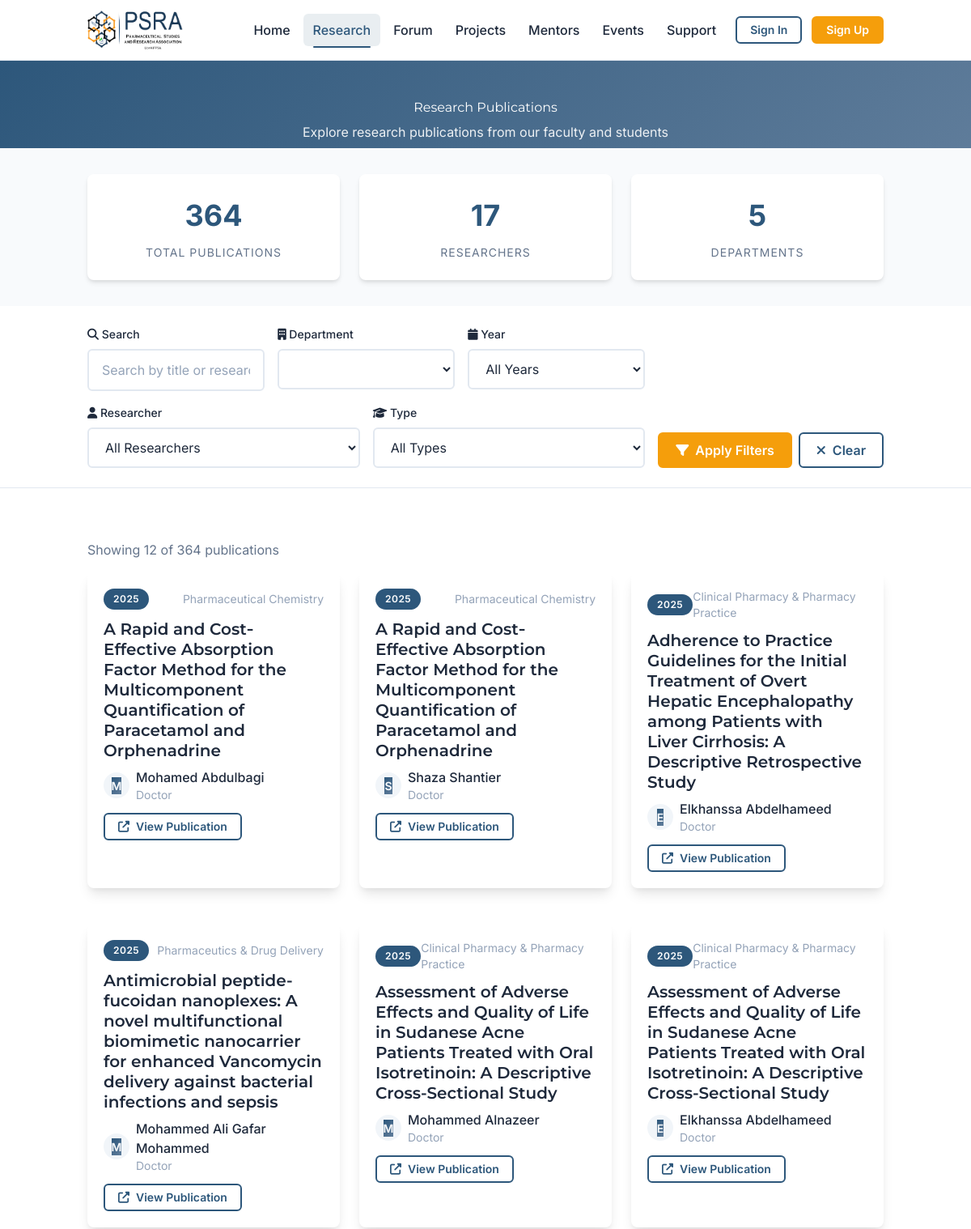
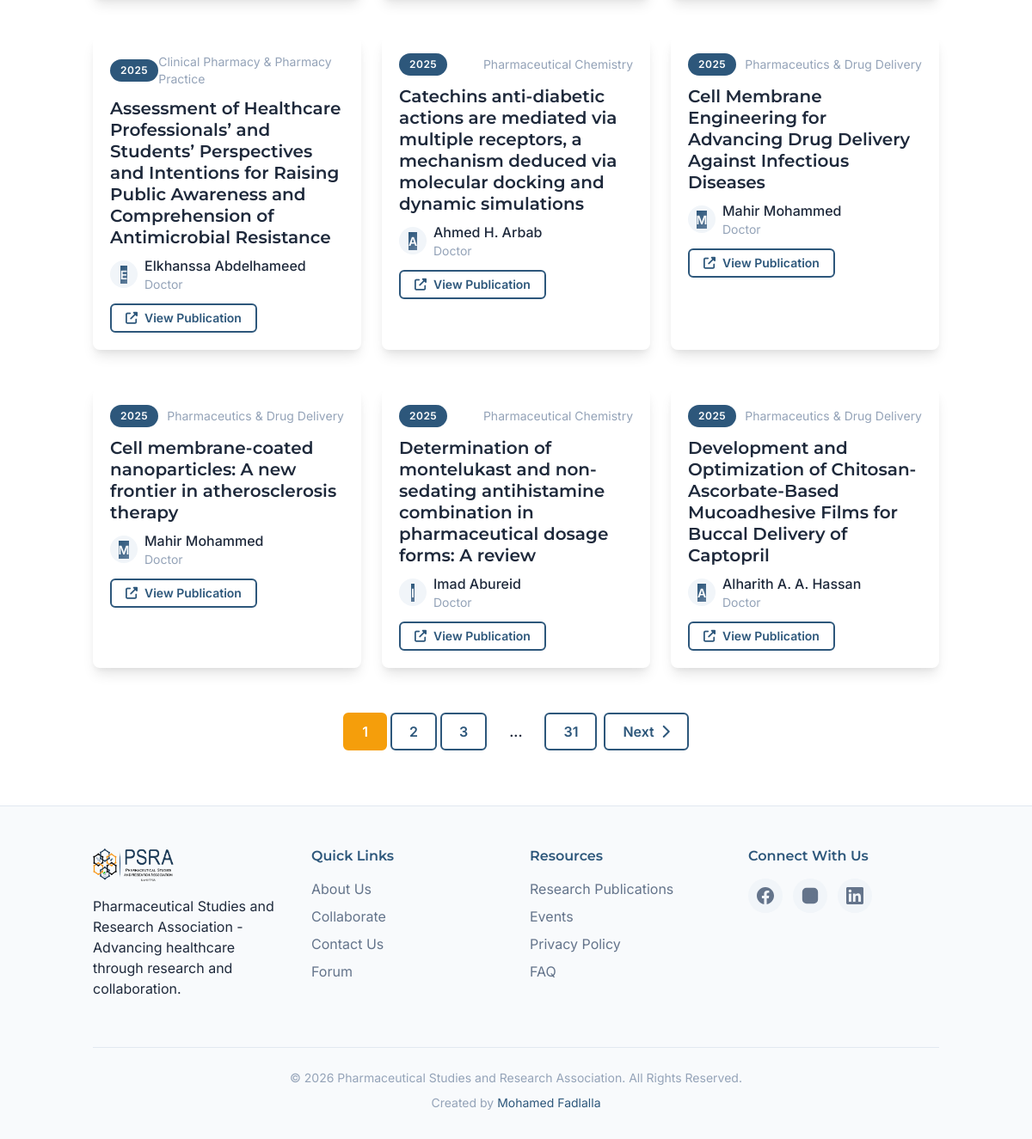
Page /research on the earlier database version (2 pictures, top to bottom).
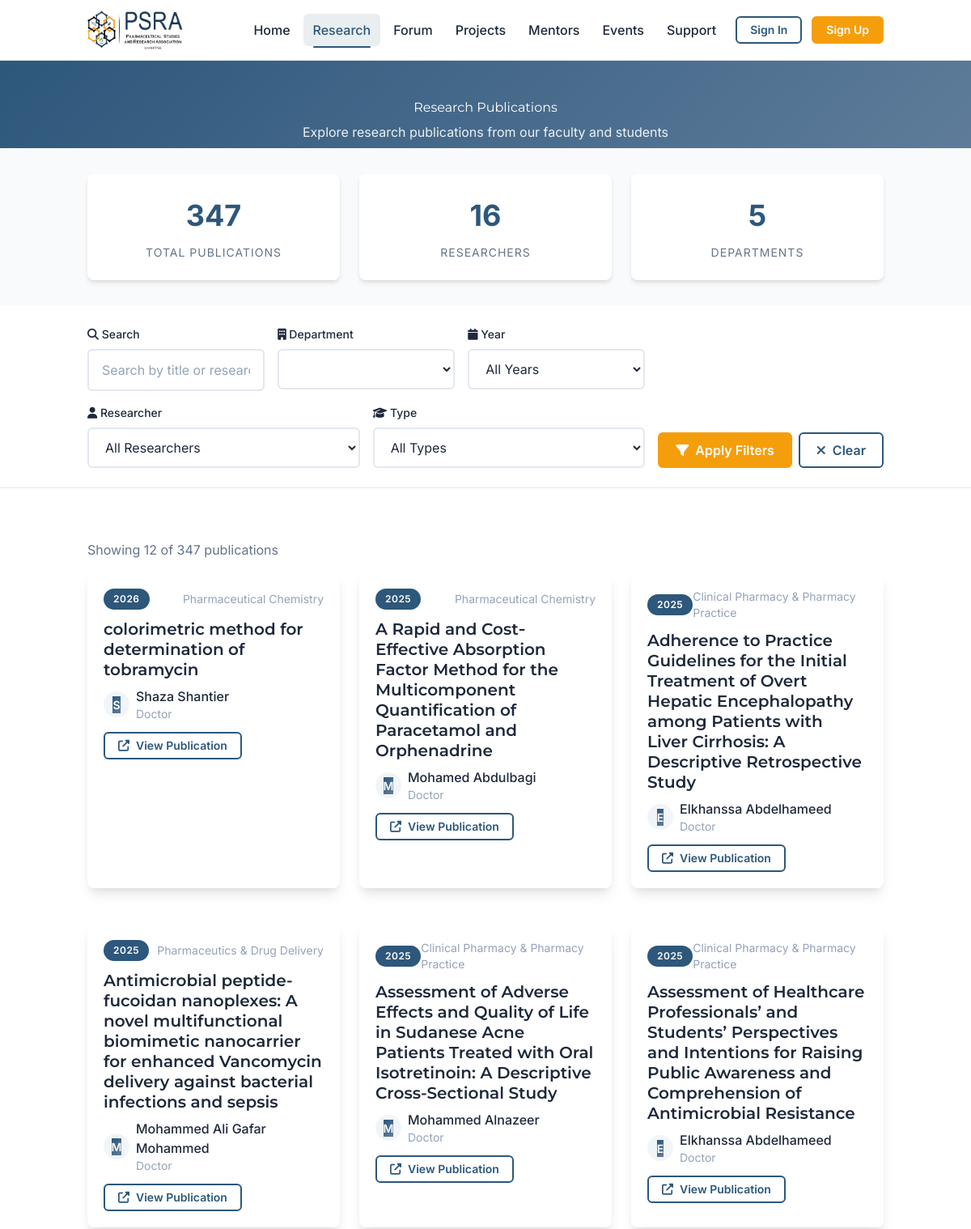
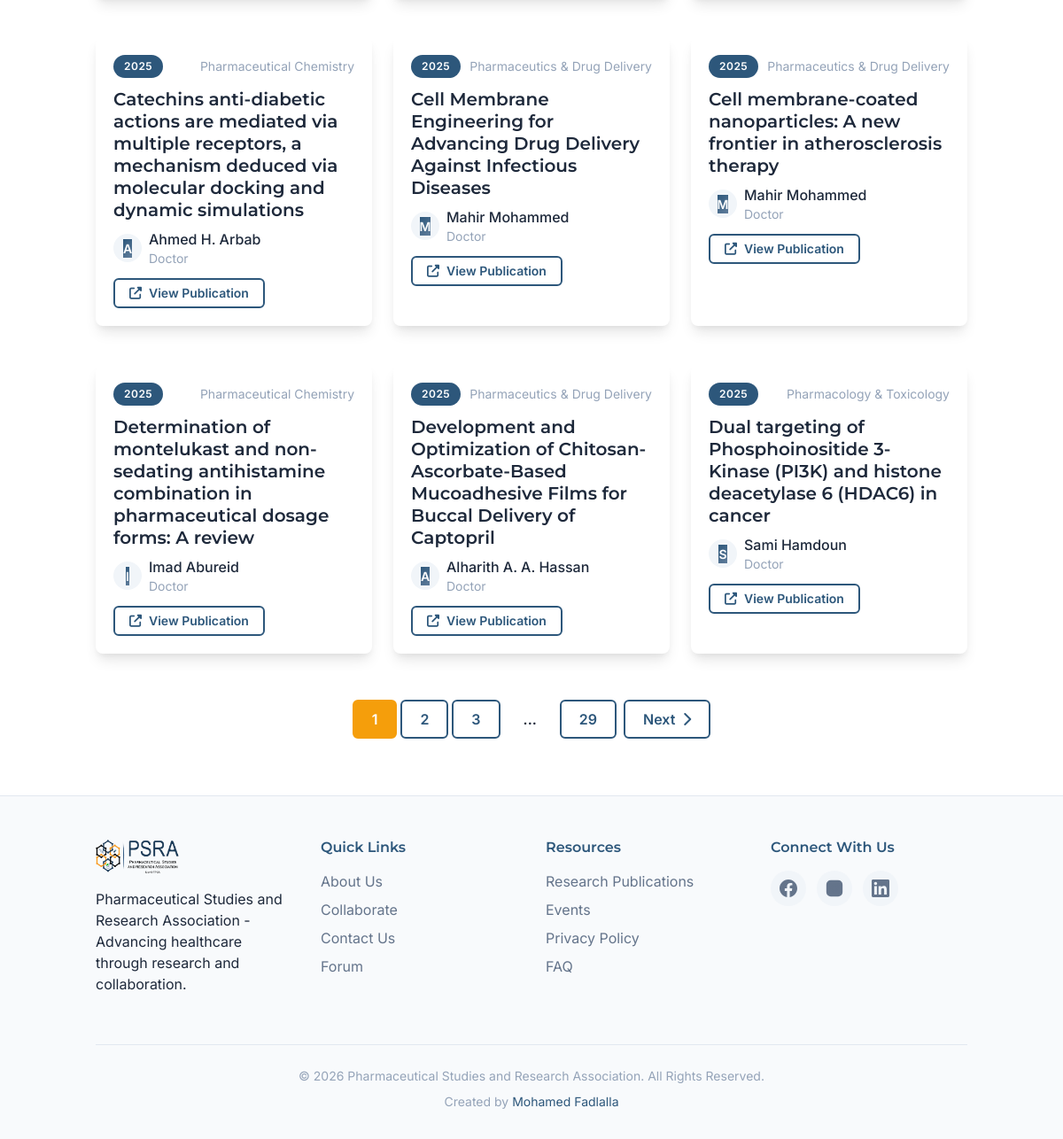
Same page on the later database version (2 pictures, top to bottom).
### models.py (models this page shows, shortened)
class Research(db.Model):
    id = db.Column(db.Integer, primary_key=True)
    title = db.Column(db.String(500), nullable=False)
    doi_url = db.Column(db.String(500), nullable=True)
    department = db.Column(db.String(100), nullable=False)
    year = db.Column(db.Integer, nullable=False)
    researcher_id = db.Column(db.Integer, db.ForeignKey('researcher.id'), nullable=False)
    researcher_type = db.Column(db.String(20), default='doctor')  # 'doctor' or 'student'
    is_approved = db.Column(db.Boolean, default=True)  # For submitted research pending approval
    submitted_by = db.Column(db.Integer, db.ForeignKey('user.id'), nullable=True)  # User who submitted
    submitted_by_user = db.relationship('User', foreign_keys=[submitted_by], backref='submitted_researches')
    created_at = db.Column(db.DateTime, default=datetime.utcnow)

class Researcher(db.Model):
    id = db.Column(db.Integer, primary_key=True)
    name = db.Column(db.String(200), nullable=False, unique=True)
    profile_picture_url = db.Column(db.String(200), default=None)
    bio = db.Column(db.Text, nullable=True)
    is_registered_user = db.Column(db.Boolean, default=False)
    user_id = db.Column(db.Integer, db.ForeignKey('user.id'), nullable=True)
    created_at = db.Column(db.DateTime, default=datetime.utcnow)
    researches = db.relationship('Research', backref='author', lazy=True, cascade='all, delete-orphan')

### app.py (the view)
@app.route('/research')
def research():
    department = request.args.get('department', 'all')
    year = request.args.get('year', 'all')
    researcher_id = request.args.get('researcher', type=int)
    researcher_type = request.args.get('researcher_type', 'all')
    search_query = request.args.get('search', '').strip()
    page = request.args.get('page', 1, type=int)
    pagination = ResearchService.filter_researches(
        department=department,
        year=year,
        researcher_id=researcher_id,
        researcher_type=researcher_type,
        search_query=search_query if search_query else None,
        page=page,
        per_page=12
    )
    year_choices = ResearchService.get_year_choices()
    researchers = ResearchService.get_all_researchers()
    statistics = ResearchService.get_research_statistics()
    return render_template(
        'researches.html',
        researches=pagination.items,
        pagination=pagination,
        department_choices=ResearchService.DEPARTMENT_CHOICES if hasattr(ResearchService, 'DEPARTMENT_CHOICES') else [],
        year_choices=year_choices,
        researcher_type_choices=ResearchService.RESEARCHER_TYPE_CHOICES if hasattr(ResearchService, 'RESEARCHER_TYPE_CHOICES') else [],
        researchers=researchers,
        statistics=statistics,
        current_department=department,
        current_year=year,
        current_researcher=researcher_id,
        current_researcher_type=researcher_type,
        search_query=search_query
    )

### templates/researches.html (shortened to what this page needs)
{% extends "base.html" %}
{% block content %}
<div class="researches-page">
    <div class="page-header">
        <div class="container">
            <h1>Research Publications</h1>
            <p>Explore research publications from our faculty and students</p>
        </div>
    </div>
    {% if statistics %}
    <div class="statistics-section">
        <div class="container">
            <div class="stats-grid">
                <div class="stat-card">
                    <div class="stat-number">{{ statistics.total_researches }}</div>
                    <div class="stat-label">Total Publications</div>
                </div>
                <div class="stat-card">
                    <div class="stat-number">{{ statistics.total_researchers }}</div>
                    <div class="stat-label">Researchers</div>
                </div>
                <div class="stat-card">
                    <div class="stat-number">{{ statistics.departments|length }}</div>
                    <div class="stat-label">Departments</div>
                </div>
            </div>
        </div>
    </div>
    {% endif %}
    <div class="filter-section">
        <div class="container">
            <form method="GET" action="{{ url_for('research') }}" class="filter-form">
                <div class="filter-grid">
                    <div class="filter-group">
                        <label class="form-label"><i class="fas fa-search"></i> Search</label>
                        <input type="text" name="search" placeholder="Search by title or researcher..."
                               value="{{ search_query }}" class="form-input">
                    </div>
                    <div class="filter-group">
                        <label class="form-label"><i class="fas fa-building"></i> Department</label>
                        <select name="department" class="form-select">
                        </select>
                    </div>
                    <div class="filter-group">
                        <label class="form-label"><i class="fas fa-calendar"></i> Year</label>
                        <select name="year" class="form-select">
                            {% for value, label in year_choices %}
                            <option value="{{ value }}" {% if current_year == value %}selected{% endif %}>
                                {{ label }}
                            </option>
                            {% endfor %}
                        </select>
                    </div>
                    <div class="filter-group">
                        <label class="form-label"><i class="fas fa-user"></i> Researcher</label>
                        <select name="researcher" class="form-select">
                            <option value="">All Researchers</option>
                        </select>
                    </div>
                    <div class="filter-group">
                        <label class="form-label"><i class="fas fa-graduation-cap"></i> Type</label>
                        <select name="researcher_type" class="form-select">
                            {% for value, label in researcher_type_choices %}
                            <option value="{{ value }}" {% if current_researcher_type == value %}selected{% endif %}>
                                {{ label }}
                            </option>
                            {% endfor %}
                        </select>
                    </div>
                </div>
                <div class="filter-buttons">
                    <button type="submit" class="btn btn-primary">
                        <i class="fas fa-filter"></i> Apply Filters
                    </button>
                    <a href="{{ url_for('research') }}" class="btn btn-outline">
                        <i class="fas fa-times"></i> Clear
                    </a>
                </div>
            </form>
        </div>
    </div>
    <section class="section">
        <div class="container">
            {% if researches %}
            <div class="results-count mb-4">
                <p class="text-secondary">Showing {{ researches|length }} of {{ pagination.total }} publications</p>
            </div>
            <div class="grid md:grid-cols-2 lg:grid-cols-3">
                {% for research in researches %}
                <div class="card research-card card-elevated">
                    <div class="card-body">
                        <div class="research-header flex justify-between items-center mb-3">
                            <span class="badge badge-primary">{{ research.year }}</span>
                            <span class="text-sm text-muted">{{ research.department }}</span>
                        </div>
                        <h3 class="research-title card-title">
                            {% if research.doi_url %}
                            <a href="{{ research.doi_url }}" target="_blank" rel="noopener noreferrer">
                                {{ research.title }}
                            </a>
                            {% else %}
                            {{ research.title }}
                            {% endif %}
                        </h3>
                        <div class="research-author flex items-center gap-2 mb-3">
                            <div class="avatar avatar-sm">
                                {% if research.author.profile_picture_url %}
                                <img src="{{ research.author.profile_picture_url }}" alt="{{ research.author.name }}">
                                {% else %}
                                <span class="avatar-placeholder">{{ research.author.name[0].upper() }}</span>
                                {% endif %}
                            </div>
                            <div>
                                <a href="{{ url_for('researcher_profile', researcher_id=research.author.id) }}" class="text-primary font-medium">
                                    {{ research.author.name }}
                                </a>
                                <div class="text-sm text-muted">{{ research.researcher_type|title }}</div>
                            </div>
                        </div>
                        {% if research.doi_url %}
                        <div class="research-doi">
                            <a href="{{ research.doi_url }}" target="_blank" rel="noopener noreferrer" class="btn btn-sm btn-outline">
                                <i class="fas fa-external-link-alt"></i> View Publication
                            </a>
                        </div>
                        {% endif %}
                    </div>
                </div>
                {% endfor %}
            </div>
            {% if pagination.pages > 1 %}
            <div class="pagination flex justify-center items-center gap-2 mt-8">
                <div class="pagination-numbers flex gap-1">
                    {% for page_num in pagination.iter_pages(left_edge=1, right_edge=1, left_current=2, right_current=2) %}
                        {% if page_num %}
                            {% if page_num == pagination.page %}
                            <span class="btn btn-primary">{{ page_num }}</span>
                            {% else %}
                            <a href="{{ url_for('research', page=page_num, department=current_department, year=current_year, researcher=current_researcher, researcher_type=current_researcher_type, search=search_query) }}"
                               class="btn btn-outline">{{ page_num }}</a>
                            {% endif %}
                        {% else %}
                            <span class="btn btn-ghost">...</span>
                        {% endif %}
                    {% endfor %}
                </div>
                {% if pagination.has_next %}
                <a href="{{ url_for('research', page=pagination.next_num, department=current_department, year=current_year, researcher=current_researcher, researcher_type=current_researcher_type, search=search_query) }}"
                   class="btn btn-outline">
                    Next <i class="fas fa-chevron-right"></i>
                </a>
                {% endif %}
            </div>
            {% endif %}
            {% endif %}
        </div>
    </section>
</div>
{% endblock %}

### templates/base.html (shortened to what this page needs)
<!DOCTYPE html>
<html lang="en">
<head>
    <script src="https://cdn.tailwindcss.com"></script>
    <link rel="stylesheet" href="{{ url_for('static', filename='css/style.css') }}">
    <link rel="stylesheet" href="https://cdnjs.cloudflare.com/ajax/libs/font-awesome/6.4.0/css/all.min.css" />
</head>
<body>
    <header class="header" id="header">
        <div class="container">
            <div class="logo">
                <a href="{{ url_for('home') }}" aria-label="PSRA Home">
                    <img src="{{ url_for('static', filename='images/logo.png') }}" alt="PSRA Logo">
                </a>
            </div>
            <nav class="nav-main" id="main-nav" role="navigation" aria-label="Main navigation">
                <ul class="nav-list">
                    <li class="hidden md:block"><a href="{{ url_for('home') }}" class="nav-link {% if request.endpoint == 'home' %}active{% endif %}">Home</a></li>
                    <li><a href="{{ url_for('research') }}" class="nav-link {% if request.endpoint == 'research' %}active{% endif %}">Research</a></li>
                    <li class="hidden md:block"><a href="{{ url_for('forum.forum_main') }}" class="nav-link ">Forum</a></li>
                    <li><a href="{{ url_for('hub.browse_projects') }}" class="nav-link {% if 'projects' in request.endpoint %}active{% endif %}">Projects</a></li>
                    <li><a href="{{ url_for('hub.browse_mentors') }}" class="nav-link {% if 'mentors' in request.endpoint %}active{% endif %}">Mentors</a></li>
                    <li><a href="{{ url_for('events') }}" class="nav-link {% if request.endpoint == 'events' %}active{% endif %}">Events</a></li>
                    <li><a href="{{ url_for('support') }}" class="nav-link {% if request.endpoint == 'support' %}active{% endif %}">Support</a></li>
                    {% if not current_user.is_authenticated %}
                    <li class="nav-auth-links hidden md:flex">
                        <a href="{{ url_for('forum.login') }}" class="btn btn-outline btn-sm">Sign In</a>
                    </li>
                    <li class="nav-auth-links hidden md:flex">
                        <a href="{{ url_for('forum.register') }}" class="btn btn-primary btn-sm">Sign Up</a>
                    </li>
                    {% endif %}
                </ul>
            </nav>
        </div>
    </header>
    <main id="main-content">
        {% block content %}{% endblock %}
    </main>
    <footer class="footer">
        <div class="container">
            <div class="footer-grid">
                <div class="footer-column">
                    <img src="{{ url_for('static', filename='images/logo.png') }}" alt="PSRA Logo" class="footer-logo">
                    <p>Pharmaceutical Studies and Research Association - Advancing healthcare through research and collaboration.</p>
                </div>
                <div class="footer-column">
                    <h4 class="footer-title">Quick Links</h4>
                    <ul class="footer-links">
                        <li><a href="{{ url_for('about') }}">About Us</a></li>
                        <li><a href="{{ url_for('collaborate') }}">Collaborate</a></li>
                        <li><a href="{{ url_for('contact') }}">Contact Us</a></li>
                        <li><a href="{{ url_for('forum.forum_main') }}">Forum</a></li>
                    </ul>
                </div>
                <div class="footer-column">
                    <h4 class="footer-title">Resources</h4>
                    <ul class="footer-links">
                        <li><a href="{{ url_for('research') }}">Research Publications</a></li>
                        <li><a href="{{ url_for('events') }}">Events</a></li>
                        <li><a href="{{ url_for('privacy') }}">Privacy Policy</a></li>
                        <li><a href="{{ url_for('faq') }}">FAQ</a></li>
                    </ul>
                </div>
                <div class="footer-column">
                    <h4 class="footer-title">Connect With Us</h4>
                    <div class="social-icons">
                        <a href="https://www.facebook.com/fpsauofk" target="_blank" rel="noopener noreferrer" class="social-icon facebook" aria-label="Facebook">
                        </a>
                        <a href="https://www.instagram.com/fpsauofk" target="_blank" rel="noopener noreferrer" class="social-icon instagram" aria-label="Instagram">
                        </a>
                        <a href="https://linkedin.com/in/faculty-of-pharmacy-students-association-uofk-96337621a" target="_blank" rel="noopener noreferrer" class="social-icon linkedin" aria-label="LinkedIn">
                        </a>
                    </div>
                </div>
            </div>
            <div class="footer-bottom">
                <p>&copy; {{ now.year if now else 2026 }} Pharmaceutical Studies and Research Association. All Rights Reserved.</p>
                <p>Created by <a href="https://mohamedfadlalla.github.io" target="_blank" rel="noopener noreferrer">Mohamed Fadlalla</a></p>
            </div>
        </div>
    </footer>
</body>
</html>

Differences in the rows shown:
no longer on this page (row edited): Research: year "2025", department "Pharmaceutical Chemistry", title "A Rapid and Cost‐Effective Absorption Factor Method for the Multicomponent Quantification of Paracetamol and Orphenadrine", author "S", author.name "Shaza Shantier", researcher_type "Doctor"
no longer on this page (row edited): Research: year "2025", department "Clinical Pharmacy & Pharmacy Practice", title "Assessment of Adverse Effects and Quality of Life in Sudanese Acne Patients Treated with Oral Isotretinoin: A Descriptive Cross-Sectional Study", author "E", author.name "Elkhanssa Abdelhameed", researcher_type "Doctor"
now on this page (row edited): Research: year "2026", department "Pharmaceutical Chemistry", title "colorimetric method for determination of tobramycin", author "S", author.name "Shaza Shantier", researcher_type "Doctor"
now on this page (row edited): Research: year "2025", department "Pharmacology & Toxicology", title "Dual targeting of Phosphoinositide 3-Kinase (PI3K) and histone deacetylase 6 (HDAC6) in cancer", author "S", author.name "Sami Hamdoun", researcher_type "Doctor"
Other differences:
{{ statistics.total_researches }}: "364" → "347"
{{ statistics.total_researchers }}: "17" → "16"
{{ pagination.total }}: "364" → "347"
new list line: "29"
list line gone: "31"
